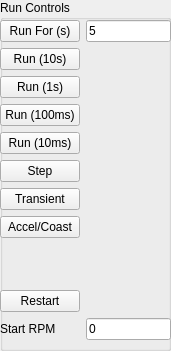
   <widget class="QGroupBox" name="groupBox_2">
    <property name="geometry">
     <rect>
      <x>410</x>
      <y>10</y>
      <width>171</width>
      <height>351</height>
     </rect>
    </property>
    <property name="title">
     <string>Run Controls</string>
    </property>
    <widget class="QWidget" name="formLayoutWidget_2">
     <property name="geometry">
      <rect>
       <x>0</x>
       <y>20</y>
       <width>171</width>
       <height>331</height>
      </rect>
     </property>
     <layout class="QFormLayout" name="formLayout_2">
      <item row="0" column="0">
       <widget class="QPushButton" name="pbRunFor">
        <property name="text">
         <string>Run For (s)</string>
        </property>
       </widget>
      </item>
      <item row="1" column="0">
       <widget class="QPushButton" name="pbRunFor10s">
        <property name="text">
         <string>Run (10s)</string>
        </property>
       </widget>
      </item>
      <item row="2" column="0">
       <widget class="QPushButton" name="pbRunFor1s">
        <property name="text">
         <string>Run (1s)</string>
        </property>
       </widget>
      </item>
      <item row="3" column="0">
       <widget class="QPushButton" name="pbRunFor100ms">
        <property name="text">
         <string>Run (100ms)</string>
        </property>
       </widget>
      </item>
      <item row="4" column="0">
       <widget class="QPushButton" name="pbRunFor10ms">
        <property name="text">
         <string>Run (10ms)</string>
        </property>
       </widget>
      </item>
      <item row="5" column="0">
       <widget class="QPushButton" name="pbStep">
        <property name="text">
         <string>Step</string>
        </property>
       </widget>
      </item>
      <item row="8" column="0">
       <spacer name="horizontalSpacer">
        <property name="orientation">
         <enum>Qt::Horizontal</enum>
        </property>
        <property name="sizeHint" stdset="0">
         <size>
          <width>80</width>
          <height>40</height>
         </size>
        </property>
       </spacer>
      </item>
      <item row="9" column="0">
       <widget class="QPushButton" name="pbRestart">
        <property name="text">
         <string>Restart</string>
        </property>
       </widget>
      </item>
      <item row="6" column="0">
       <widget class="QPushButton" name="pbTransient">
        <property name="text">
         <string>Transient</string>
        </property>
       </widget>
      </item>
      <item row="7" column="0">
       <widget class="QPushButton" name="pbAccelCoast">
        <property name="text">
         <string>Accel/Coast</string>
        </property>
       </widget>
      </item>
      <item row="0" column="1">
       <widget class="QLineEdit" name="runTime">
        <property name="text">
         <string>5</string>
        </property>
       </widget>
      </item>
      <item row="10" column="0">
       <widget class="QLabel" name="labelStartRpm">
        <property name="text">
         <string>Start RPM</string>
        </property>
       </widget>
      </item>
      <item row="10" column="1">
       <widget class="QLineEdit" name="startRpm">
        <property name="text">
         <string>0</string>
        </property>
       </widget>
      </item>
     </layout>
    </widget>
   </widget>
